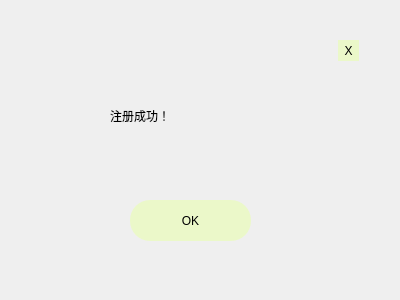
<?xml version="1.0" encoding="UTF-8"?>
<ui version="4.0">
 <class>registerSuccess</class>
 <widget class="QWidget" name="registerSuccess">
  <property name="geometry">
   <rect>
    <x>0</x>
    <y>0</y>
    <width>400</width>
    <height>300</height>
   </rect>
  </property>
  <property name="windowTitle">
   <string>Form</string>
  </property>
  <widget class="QPushButton" name="RegisterOK">
   <property name="geometry">
    <rect>
     <x>130</x>
     <y>200</y>
     <width>121</width>
     <height>41</height>
    </rect>
   </property>
   <property name="styleSheet">
    <string notr="true">QPushButton{
background-color: rgba(234, 252, 185, 180);
border-radius:20px;

}

QPushButton:hover{
border-radius:20px;
background-color: rgb(217, 238, 112);
	
}</string>
   </property>
   <property name="text">
    <string>OK</string>
   </property>
  </widget>
  <widget class="QLabel" name="label">
   <property name="geometry">
    <rect>
     <x>20</x>
     <y>40</y>
     <width>341</width>
     <height>241</height>
    </rect>
   </property>
   <property name="styleSheet">
    <string notr="true">border-image: url(:/new/prefix1/img/color.jpg);

border-color: rgb(180, 195, 4);</string>
   </property>
   <property name="text">
    <string/>
   </property>
  </widget>
  <widget class="QLabel" name="labelBackground">
   <property name="geometry">
    <rect>
     <x>110</x>
     <y>80</y>
     <width>161</width>
     <height>71</height>
    </rect>
   </property>
   <property name="styleSheet">
    <string notr="true">background:transparent;
	font: 57 28pt &quot;Ubuntu&quot;;</string>
   </property>
   <property name="text">
    <string>注册成功！</string>
   </property>
  </widget>
  <widget class="QPushButton" name="RegisterClose">
   <property name="geometry">
    <rect>
     <x>338</x>
     <y>40</y>
     <width>21</width>
     <height>21</height>
    </rect>
   </property>
   <property name="styleSheet">
    <string notr="true">
QPushButton{
background-color: rgba(234, 252, 185, 180);
border-radius:20px;
}

QPushButton:hover{
border-radius:20px;
	
	background-color: rgb(217, 238, 112);
}</string>
   </property>
   <property name="text">
    <string>X</string>
   </property>
  </widget>
  <zorder>label</zorder>
  <zorder>RegisterOK</zorder>
  <zorder>labelBackground</zorder>
  <zorder>RegisterClose</zorder>
 </widget>
 <resources/>
 <connections/>
</ui>
